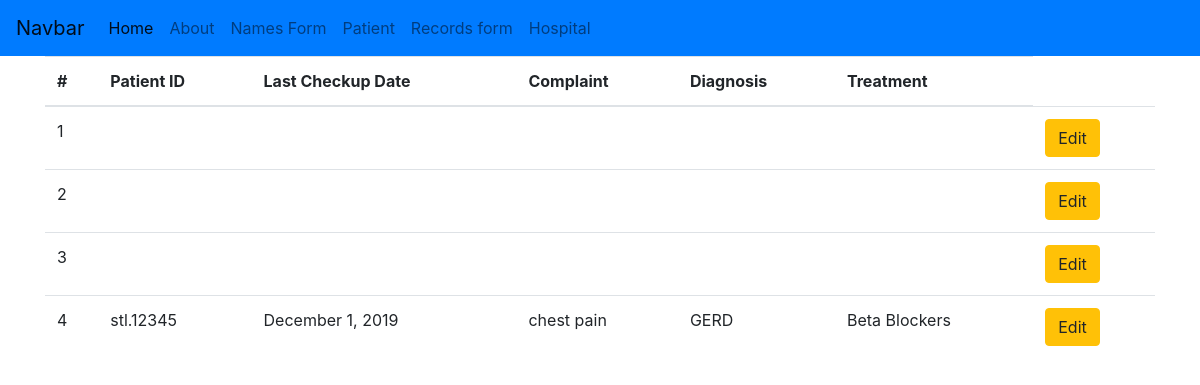
Screenshot of /hospital with the database file from the repository.
### tables this page shows
CREATE TABLE "second" (
	"id"	INTEGER NOT NULL PRIMARY KEY AUTOINCREMENT UNIQUE,
	"patient_id"	TEXT,
	"Last_Checkup"	TEXT,
	"Complaint"	TEXT,
	"Diagnosis"	TEXT,
	"Treatment"	TEXT
);

### Finals.py (the view)
@app.route('/hospital')
def hospital():
    results = read_second_table()
    return render_template("hospital.html", results=results)

### Finals.py (called while the page is built)
def connect_db():
    conn = sqlite3.connect('flask.db')
    return conn

def read_second_table():
    conn = connect_db()
    cur = conn.cursor()
    cur.execute('SELECT * FROM second')
    results = cur.fetchall()
    cur.close()
    return results

### templates/hospital.html
{% extends 'base.html' %}
{% block content %}
  <div class="container">
    <table class="table table-hover">
      <thead>
        <tr>
          <th scope="col">#</th>
          <th scope="col">Patient ID</th>
          <th scope="col">Last Checkup Date</th>
          <th scope="col">Complaint</th>
          <th scope="col">Diagnosis</th>
          <th scope="col">Treatment</th>
        </tr>
      </thead>
      <tbody>
      {% for result in results %}
        <tr>
          <td>{{ result[0] }}</td>
          <td>{{ result[1] }}</td>
          <td>{{ result[2] }}</td>
          <td>{{ result[3] }}</td>
          <td>{{ result[4] }}</td>
          <td>{{ result[5] }}</td>
          <td>
            <form method="get" action="{{ url_for('edit2') }}">
              <button type="submit" value="{{ result[0] }}" name="edit" class="btn btn-warning">Edit</button>
            </form>
          </td>
        </tr>
      {% endfor %}
      </tbody>
    </table>
  </div>
{% endblock %}

### rows the page displays
second: id "1"
second: id "2"
second: id "3"
second: id "4", patient "stl.12345", Last_Checkup "December 1, 2019", Complaint "chest pain", Diagnosis "GERD", Treatment "Beta Blockers"
